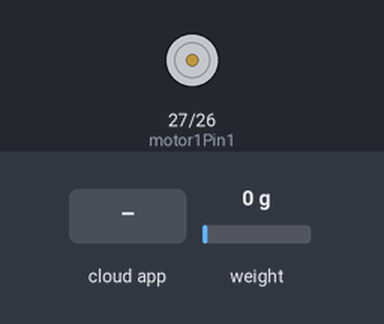
This sketch was run on a simulated ESP32. Shown: motor-driver pin pairs drawn as motors (green arrow = first pin HIGH = forward, orange = second pin HIGH = backward, longer = more drive, scaled by the enable pin). The test bench sets the inputs (shaded band); at power-on: weight on the scale 0 g. WiFi joins after 1.5 s; servers stay silent unless stated; what the sketch prints to the serial monitor is not drawn.

Above: at 3.8 s.
3.9 s: the phone or cloud app sets angkat to ON
At 4.8 s:
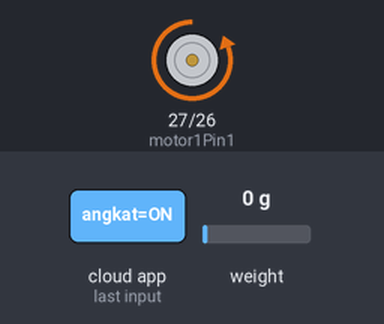
5.4 s: the phone or cloud app sets angkat to OFF
At 29.5 s:
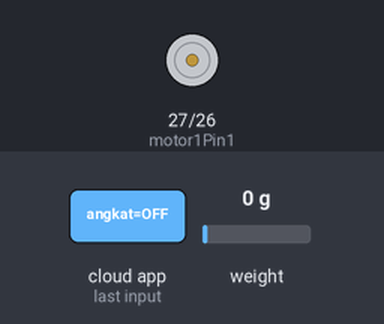
Timing chart, 0 to 29.9 s (numbered marks = the images above; inputs shaded):
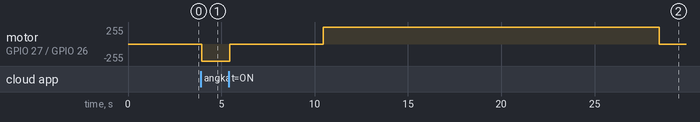

Measured:
- after the input at 3.9 s, motor on GPIO 27 (motor1Pin1) / GPIO 26 (motor1Pin2): stopped → backward 255/255 after 0.05 s
- after the input at 5.4 s, motor on GPIO 27 (motor1Pin1) / GPIO 26 (motor1Pin2): backward 255/255 → stopped after 0.05 s, → forward 255/255 5.0 s later, → stopped 18.0 s later

The sketch:

final_1ESP32.ino
```cpp
#include <Wire.h>

#if defined(ESP32)
  #include <WiFi.h>
#elif defined(ESP8266)
  #include <ESP8266WiFi.h>
#endif

#include <Firebase_ESP_Client.h>
#include "addons/TokenHelper.h"
#include "addons/RTDBHelper.h"
#include "HX711.h"

// Firebase and Wi-Fi configuration
#define WIFI_SSID "REALMEE"
#define WIFI_PASSWORD "zalfa12345"
#define API_KEY "AIzaSyA5Clvlr4iYpzz9gwbXzoMETE8xq1O2mYc"
#define DATABASE_URL "https://ecoflow-11-7-default-rtdb.asia-southeast1.firebasedatabase.app/"

FirebaseData fbdo;
FirebaseAuth auth;
FirebaseConfig config;

FirebaseData stream;

// Motor A
int motor1Pin1 = 27;
int motor1Pin2 = 26;
int enable1Pin = 14;

// Setting PWM properties
const int freq = 30000;
const int pwmChannel = 0;
const int resolution = 8;
int dutyCycle = 200;

// Load cell pins
const int LOADCELL_DOUT_PIN = 13;
const int LOADCELL_SCK_PIN = 12;
HX711 scale;

void streamCallback(FirebaseStream data);
void streamTimeoutCallback(bool timeout);

void setup() {
  // sets the pins as outputs:
  pinMode(motor1Pin1, OUTPUT);
  pinMode(motor1Pin2, OUTPUT);
  pinMode(enable1Pin, OUTPUT);

  // configure LEDC PWM
  ledcSetup(pwmChannel, freq, resolution);
  ledcAttachPin(enable1Pin, pwmChannel);

  Serial.begin(115200);

  // Connect to Wi-Fi
  WiFi.begin(WIFI_SSID, WIFI_PASSWORD);
  Serial.print("Connecting to Wi-Fi");
  while (WiFi.status() != WL_CONNECTED) {
    Serial.print(".");
    delay(300);
  }
  Serial.println();
  Serial.print("Connected with IP: ");
  Serial.println(WiFi.localIP());
  Serial.println();

  // Firebase configuration
  config.api_key = API_KEY;
  config.database_url = DATABASE_URL;

  // Firebase sign up
  if (Firebase.signUp(&config, &auth, "", "")) {
    Serial.println("Firebase sign-up successful.");
  } else {
    Serial.printf("Firebase sign-up failed. Error message: %s\n", config.signer.signupError.message.c_str());
  }

  config.token_status_callback = tokenStatusCallback;
  Firebase.begin(&config, &auth);
  Firebase.reconnectWiFi(true);

  // Start Firebase stream
  if (!Firebase.RTDB.beginStream(&stream, "/angkat")) {
    Serial.printf("Stream begin error, %s\n\n", stream.errorReason().c_str());
  }

  Firebase.RTDB.setStreamCallback(&stream, streamCallback, streamTimeoutCallback);

  // Initialize the HX711 sensor
  scale.begin(LOADCELL_DOUT_PIN, LOADCELL_SCK_PIN);
  scale.set_scale(230); // Set the scale factor
  scale.tare(); // Reset the scale to zero

  // Testing
  Serial.println("Testing DC Motor...");
}

void loop() {
  measureValues();
}

void measureValues() {
  float weight = scale.get_units(10);
  if (weight < 0) weight = 0; // Correct negative weight values
  Serial.print("Weight [g]: ");
  Serial.println(weight);
  float weightkg = weight / 1000.0;
  float weightRounded = round(weightkg * 100.0) / 100.0;

  // Save the formatted string to Firebase
  Firebase.RTDB.setFloat(&fbdo, "/status_sampah/status_penampungan", weightRounded);

  delay(2000);
}

void streamCallback(FirebaseStream data) {
  if (data.dataTypeEnum() == fb_esp_rtdb_data_type_string) {
    String read_data = data.stringData();
    Serial.print("Data received: ");
    Serial.println(read_data);
    if (read_data == "ON") {
      // Move the DC motor forward at maximum speed
      Serial.println("Moving Forward");
      digitalWrite(motor1Pin1, LOW);
      digitalWrite(motor1Pin2, HIGH);
      ledcWrite(pwmChannel, 255); // Set to maximum duty cycle
    } else if (read_data == "OFF") {
      // Ensure the motor is stopped
      Serial.println("Motor stopped by OFF command");
      digitalWrite(motor1Pin1, LOW);
      digitalWrite(motor1Pin2, LOW);
      ledcWrite(pwmChannel, 0); // Set duty cycle to 0 to stop the motor
      delay(5000); // Wait for 5 seconds

      // Move the DC motor backward at maximum speed
      Serial.println("Moving Backward");
      digitalWrite(motor1Pin1, HIGH);
      digitalWrite(motor1Pin2, LOW);
      ledcWrite(pwmChannel, 255); // Set to maximum duty cycle
      delay(18000); // Run motor for 10 seconds

      // Stop the DC motor
      Serial.println("Motor stopped");
      digitalWrite(motor1Pin1, LOW);
      digitalWrite(motor1Pin2, LOW);
      ledcWrite(pwmChannel, 0); // Set duty cycle to 0 to stop the motor
    }
  }
}

void streamTimeoutCallback(bool timeout) {
  if (timeout) {
    Serial.println("Stream timeout, resuming...\n");
  }
}
```
